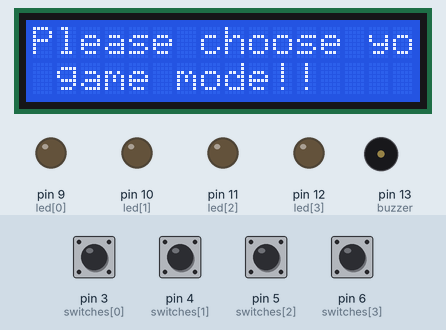
Bench run of a sketch on a simulated Arduino Uno, built with avr-gcc and run on an emulated ATmega328P. Shown: 16×2 character LCD, output pins drawn as LEDs (lit = HIGH), buzzer (waves = sounding, pin HIGH). The inputs (shaded band) are chosen by the test bench; at power-on: pin 3 (switches[0]), pin 4 (switches[1]), pin 5 (switches[2]), pin 6 (switches[3]) HIGH.

Above: at 0.3 s.
1.4 s: pin 4 (switches[1]) pulled LOW for 1.9 s
At 2.8 s:
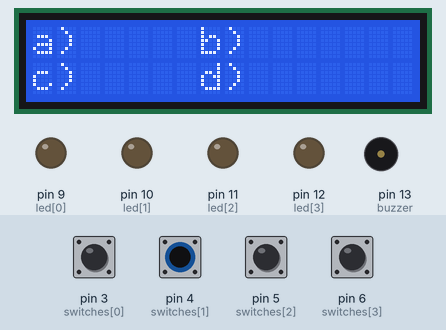
7.7 s: pin 5 (switches[2]) pulled LOW for 1.9 s
At 7.91 s:
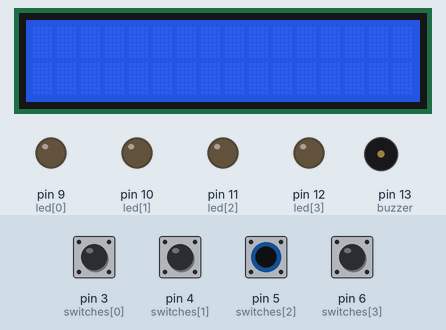
11.1 s: pin 3 (switches[0]) pulled LOW for 1.9 s
At 14.2 s:
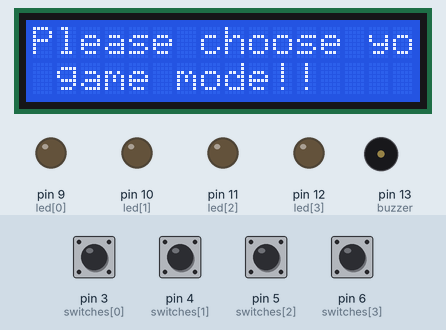
15.1 s: pin 6 (switches[3]) pulled LOW for 1.9 s
At 16.77 s:
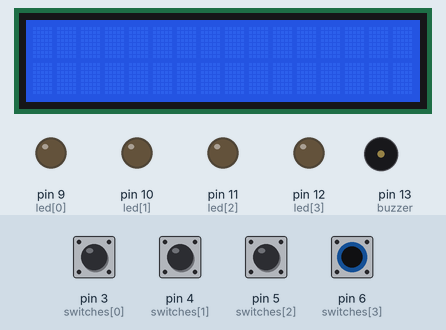
Timing chart, 0 to 18.3 s (numbered marks = the images above; inputs shaded):
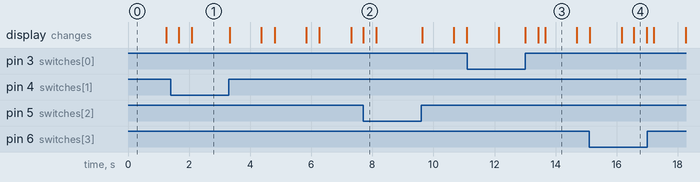

Measured:
- after the input at 1.4 s, the display: first changes after 0.26 s (image 1 shows a later state)
- after the input at 7.7 s, the display: changes at once (image 2)
- after the input at 15.1 s, the display: first differs from a run without the input after 1.5 s (image 4)
- what the display in image 2 shows lasts 0.4 s, from 7.7 s to 8.1 s
- what the display in image 3 shows lasts 1.0 s, from 13.7 s to 14.7 s

The sketch:

FinalProject.ino
```cpp
/* Final project in Nicroprocessors
 *
 * Members:
 * Andag, John Zidrex M.
 * Apura, Alyssa Karla N.
 * Buyco Jayven P.
 * Legaspi, Jeilene
 * Tumanquil, Sam
 *
 * Submitted to:
 * Engr. Julius Cansino
 */

#include <Wire.h>
#include <LiquidCrystal_I2C.h>

LiquidCrystal_I2C lcd(0x27, 20, 4); // set the LCD address to 0x27 for a 16 chars and 2 line display

int switches[] = {3,4,5,6,7,8};
int led[] = {9,10,11,12};
int buzzer = 13;

//variable for quiz bee
int score = 0;

void setup() {
  Serial.begin(9600);              // initialize the serial monitor

  lcd.init();                      // initialize the lcd
  lcd.init();
  lcd.begin(16, 2);
  lcd.backlight();

  for(int x = 0; x < 6;x++){       // initialize the I/O pins
    pinMode(switches[x], INPUT);
  }
  for(int x = 0; x < 4;x++){
    pinMode(led[x], OUTPUT);
  }
  pinMode(buzzer, OUTPUT);

//  play_winner(); // After setup is complete, say hello to the world
}

void loop() {
//  attractMode();
  // Prompt the user to choose betwwen two gamemodes
  lcd.setCursor(0, 0);
  lcd.print("Please choose your");
  lcd.setCursor(0, 1);
  lcd.print(" game mode!!");
  delay(1000);
  lcd.clear();
  lcd.setCursor(0,0);
  lcd.print("a)add   b)subtract");
  lcd.setCursor(0,1);
  lcd.print("c)multiply d)divide");
  delay(400);
  quizBee();


}


//function for second gamemode
void quizBee(){
  while(digitalRead(switches[0]) == LOW || digitalRead(switches[1]) == LOW || digitalRead(switches[2]) == LOW || digitalRead(switches[3]) == LOW){
    if(digitalRead(switches[0]) == HIGH){
      add();
    }else if(digitalRead(switches[1]) == HIGH){
      subtract();
    }else if(digitalRead(switches[2]) == HIGH){
      multiply();
    }else if(digitalRead(switches[3]) == HIGH){
      divide();
    }
  }

}

void add(){
  //first question
  lcd.clear();
  lcd.setCursor(0,0);
  lcd.print("");
  lcd.setCursor(0,1);
  lcd.print("");
  delay(400);
  lcd.clear();
  lcd.setCursor(0,0);
  lcd.print("a)     b)");
  lcd.setCursor(0,1);
  lcd.print("c)     d)");
  delay(200);
  while(digitalRead(switches[0]) == LOW || digitalRead(switches[1]) == LOW || digitalRead(switches[2]) == LOW || digitalRead(switches[3]) == LOW){
    if(digitalRead(switches[0]) == HIGH)
      score++;
    else
      break;
  }
}

void subtract(){

}

void multiply(){

}

void divide(){

}
```
